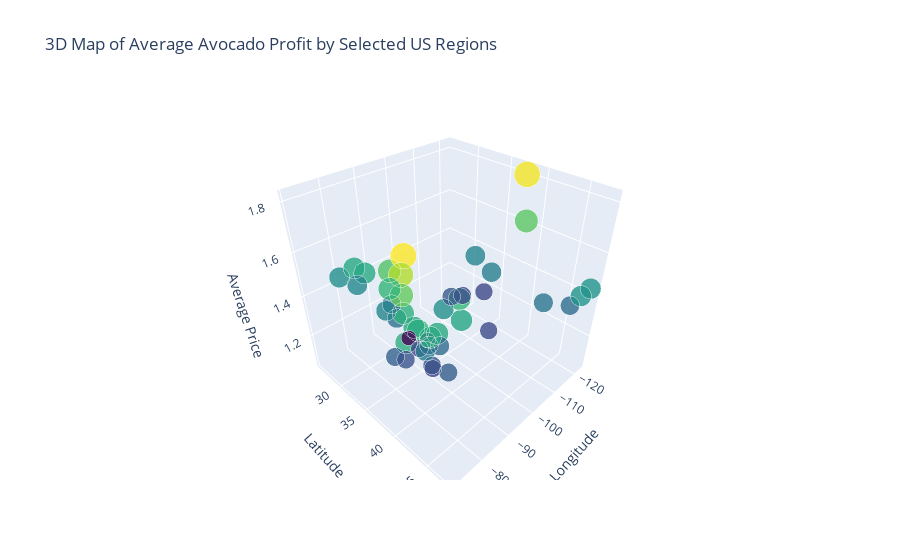

The notebook cell saved with this chart:
### Code cell
import plotly.graph_objects as go

#scaling factor
merged_df['marker_size'] = merged_df['AveragePrice'] * 10

# Create the 3D scatter plot
fig = go.Figure(data=[go.Scatter3d(
    x=merged_df['longitude'],
    y=merged_df['latitude'],
    z=merged_df['AveragePrice'],
    mode='markers',
    marker=dict(
        size=merged_df['marker_size'],  
        color=merged_df['AveragePrice'],  
        colorscale='Viridis',
        opacity=0.8
    ),
    text=merged_df['region']  # Hover text
)])

fig.update_layout(
    title='3D Map of Average Avocado Profit by Selected US Regions',
    scene=dict(
        xaxis_title='Longitude',
        yaxis_title='Latitude',
        zaxis_title='Average Price'
    ),
    autosize=True,
)

fig.show()

### Figure 1 — Plotly figure (JSON) as saved in the notebook; plotly's stock layout.template omitted (floating-point values rounded to 4 significant figures)
{"data": [{"marker": {"color": [1.561, 1.338, 1.534, 1.348, 1.531, 1.517, 1.606, 1.557, 1.209, 1.253, 1.086, 1.219, 1.276, 1.505, 1.513, 1.819, 1.048, 1.314, 1.511, 1.381, 1.216, 1.287, 1.428, 1.212, 1.305, 1.728, 1.506, 1.632, 1.224, 1.364, 1.318, 1.555, 1.291, 1.248, 1.622, 1.398, 1.804, 1.443, 1.403, 1.446, 1.431, 1.52, 1.409, 1.262], "colorscale": [[0, "#440154"], [0.1111, "#482878"], [0.2222, "#3e4989"], [0.3333, "#31688e"], [0.4444, "#26828e"], [0.5556, "#1f9e89"], [0.6667, "#35b779"], [0.7778, "#6ece58"], [0.8889, "#b5de2b"], [1, "#fde725"]], "opacity": 0.8, "size": [15.61, 13.38, 15.34, 13.48, 15.31, 15.17, 16.06, 15.57, 12.09, 12.53, 10.86, 12.19, 12.76, 15.05, 15.13, 18.19, 10.48, 13.14, 15.11, 13.81, 12.16, 12.87, 14.28, 12.12, 13.05, 17.28, 15.06, 16.32, 12.24, 13.64, 13.18, 15.55, 12.91, 12.48, 16.22, 13.98, 18.04, 14.43, 14.03, 14.46, 14.31, 15.2, 14.09, 12.62]}, "mode": "markers", "text": ["Albany", "Atlanta", "BaltimoreWashington", "Boise", "Boston", "BuffaloRochester", "Charlotte", "Chicago", "CincinnatiDayton", "Columbus", "DallasFtWorth", "Denver", "Detroit", "GrandRapids", "HarrisburgScranton", "HartfordSpringfield", "Houston", "Indianapolis", "Jacksonville", "LasVegas", "LosAngeles", "Louisville", "MiamiFtLauderdale", "Nashville", "NewOrleansMobile", "NewYork", "Orlando", "Philadelphia", "PhoenixTucson", "Pittsburgh", "Portland", "RaleighGreensboro", "RichmondNorfolk", "Roanoke", "Sacramento", "SanDiego", "SanFrancisco", "Seattle", "SouthCarolina", "Spokane", "StLouis", "Syracuse", "Tampa", "WestTexNewMexico"], "type": "scatter3d", "x": [-73.76, -84.39, -76.67, -116.2, -71.06, -78.24, -80.84, -87.63, -84.35, -83.0, -96.92, -105.0, -83.05, -85.67, -76.27, -72.64, -95.37, -86.16, -81.66, -115.1, -118.2, -85.76, -80.16, -86.78, -89.06, -74.01, -81.38, -75.17, -111.5, -80.0, -122.7, -79.22, -76.86, -79.94, -121.5, -117.2, -122.4, -122.3, -81.16, -117.4, -90.2, -76.15, -82.46, -106.3], "y": [42.65, 33.75, 39.18, 43.62, 42.36, 43.02, 35.23, 41.88, 39.43, 39.96, 32.71, 39.74, 42.33, 42.96, 40.84, 41.93, 29.76, 39.77, 30.33, 36.17, 34.05, 38.25, 25.94, 36.16, 30.32, 40.71, 28.54, 39.95, 32.85, 40.44, 45.52, 35.93, 37.2, 37.27, 38.58, 32.72, 37.77, 47.61, 33.84, 47.66, 38.63, 43.05, 27.95, 33.03], "z": [1.561, 1.338, 1.534, 1.348, 1.531, 1.517, 1.606, 1.557, 1.209, 1.253, 1.086, 1.219, 1.276, 1.505, 1.513, 1.819, 1.048, 1.314, 1.511, 1.381, 1.216, 1.287, 1.428, 1.212, 1.305, 1.728, 1.506, 1.632, 1.224, 1.364, 1.318, 1.555, 1.291, 1.248, 1.622, 1.398, 1.804, 1.443, 1.403, 1.446, 1.431, 1.52, 1.409, 1.262]}], "layout": {"autosize": true, "scene": {"xaxis": {"title": {"text": "Longitude"}}, "yaxis": {"title": {"text": "Latitude"}}, "zaxis": {"title": {"text": "Average Price"}}}, "title": {"text": "3D Map of Average Avocado Profit by Selected US Regions"}}}
